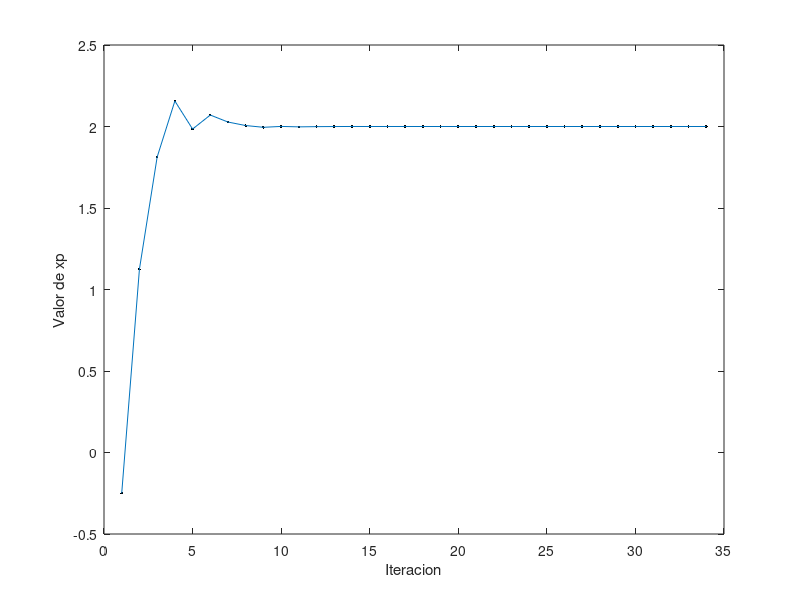

Source code (MATLAB):
function metodosnumericos()
    function [xp, xps, i] = biseccion(f, x1, x2, n, tol)
        i = 1; f1 = f(x1);
        while i <= n
            xp = (x1 + x2) / 2;
            xps(i) = xp;
            fp = f(xp);
            if fp == 0 || (x2-x1)/2 <= tol
                i = i + 1;
                break
            end
            if fp * f1 > 0
                x1 = xp;
            else
                x2 = xp;
            end
            i = i + 1;
        end
        i = i - 1;
    end
    clear all
    clc
    f = @(x) (x+2)*(x+1)*(x)*(x-1)^3*(x-2);
    x1 = -3;
    x2 = 2.5;
    n = 100;
    tol = 5e-10;
    [r, rs, i] = biseccion(f,x1,x2,n,tol);
    fprintf('El valor de la raiz es %.5f\n',r)
    plot(1:i,rs, 'k.','linewidth',3)
    xlabel('Iteracion')
    ylabel('Valor de xp')
    hold on
    
    plot(1:i,rs)
    hold off
end